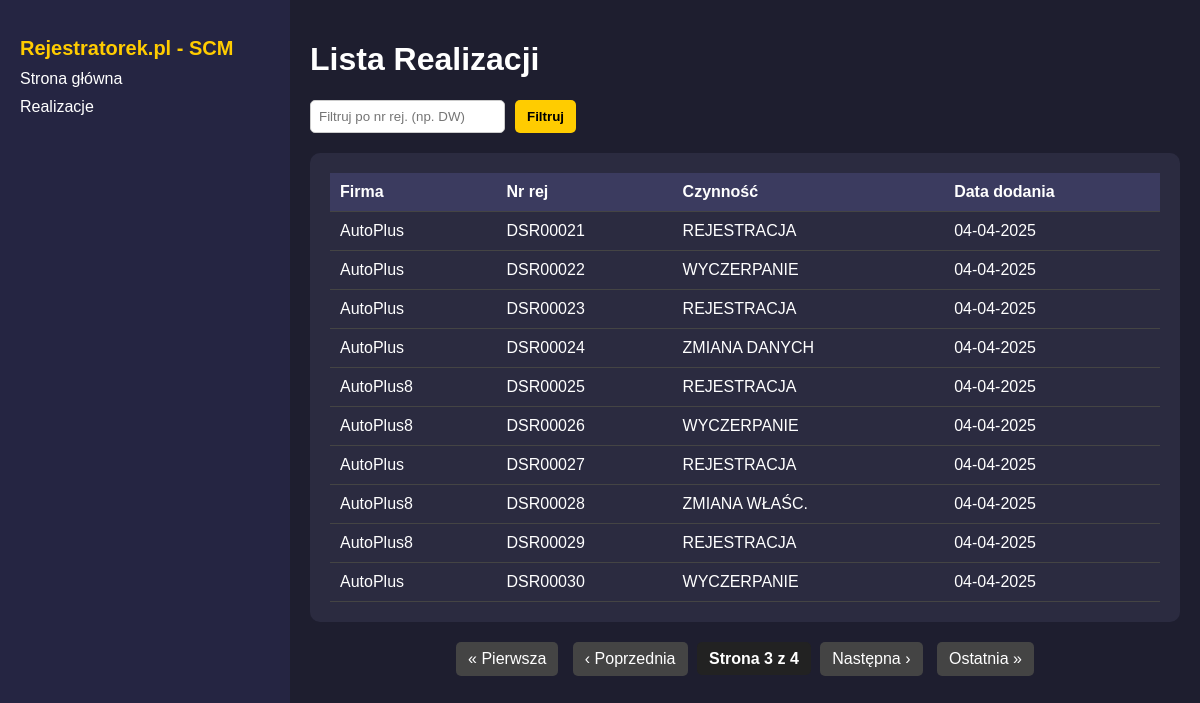
/realizacje/?page=3, run on the app's committed database.
### rej_app/models.py (models this page shows, shortened)
class Realizacja(models.Model):
    rejestrator = models.ForeignKey(Rejestrator, on_delete=models.CASCADE, null=True)
    numer_rejestracyjny = models.CharField(max_length=50)
    numer_umowy = models.CharField(max_length=50)
    rodzaj_sprawy = models.CharField(max_length=100)
    grupa_spraw = models.CharField(max_length=100)
    data_dodania = models.DateTimeField(auto_now_add=True)
    class Meta:
        unique_together = [
            ['numer_rejestracyjny', 'rejestrator', 'rodzaj_sprawy']
    ]

class Rejestrator(models.Model):
    numer_rejestracyjny = models.CharField(max_length=50)
    rejestrator = models.CharField(max_length=100)
    miasto = models.CharField(max_length=100)
    email = models.CharField(max_length=500)
    telefon = models.CharField(max_length=100)
    adres = models.CharField(max_length=300)
    def __str__(self):
        return self.rejestrator

### rej_app/views.py (the view)
# urls.py: path("realizacje/", realizacje_lista, name="realizacje_lista"),
def realizacje_lista(request):
    filter_value = request.GET.get("filter", "").upper()
    realizacje = Realizacja.objects.all().order_by("numer_rejestracyjny")
    if filter_value:
        realizacje = realizacje.filter(numer_rejestracyjny__startswith=filter_value)
    paginator = Paginator(realizacje, 10)
    page_number = request.GET.get("page")
    realizacje_page = paginator.get_page(page_number)
    return render(request, "realizacje.html", {"realizacje": realizacje_page, "filter_value": filter_value})

### rej_app/templates/realizacje.html (shortened to what this page needs)
{% load static %}
<!DOCTYPE html>
<html lang="pl">
<head>
    <link rel="stylesheet" href="{% static 'css/style.css' %}">
</head>
<body>
    <div class="container">
        <div class="sidebar">
            <h2>Rejestratorek.pl - SCM</h2>
            <a href="{% url 'sprawdz_formularz' %}">Strona główna</a>
            <a href="{% url 'realizacje_lista' %}" class="active">Realizacje</a>
        </div>
        <div class="content">
            <h1>Lista Realizacji</h1>
            <form method="get" class="filter-form">
                <input type="text" name="filter" placeholder="Filtruj po nr rej. (np. DW)" value="{{ request.GET.filter }}">
                <button type="submit">Filtruj</button>
            </form>
            <div class="table-container">
                <table>
                    <thead>
                        <tr>
                            <th>Firma</th>
                            <th>Nr rej</th>
                            <th>Czynność</th>
                            <th>Data dodania</th>
                        </tr>
                    </thead>
                    <tbody>
                        {% for r in realizacje %}
                        <tr>
                            <td>{{ r.rejestrator }}</td>
                            <td>{{ r.numer_rejestracyjny }}</td>
                            <td>{{ r.rodzaj_sprawy }}</td>
                            <td>{{ r.data_dodania|date:"d-m-Y" }}</td>
                        </tr>
                        {% empty %}
                        <tr><td colspan="4">Brak realizacji.</td></tr>
                        {% endfor %}
                    </tbody>
                </table>
            </div>
            <div class="pagination">
                {% if realizacje.has_previous %}
                    <a href="?page=1{% if request.GET.filter %}&filter={{ request.GET.filter }}{% endif %}">« Pierwsza</a>
                    <a href="?page={{ realizacje.previous_page_number }}{% if request.GET.filter %}&filter={{ request.GET.filter }}{% endif %}">‹ Poprzednia</a>
                {% endif %}
                <span>Strona {{ realizacje.number }} z {{ realizacje.paginator.num_pages }}</span>
                {% if realizacje.has_next %}
                    <a href="?page={{ realizacje.next_page_number }}{% if request.GET.filter %}&filter={{ request.GET.filter }}{% endif %}">Następna ›</a>
                    <a href="?page={{ realizacje.paginator.num_pages }}{% if request.GET.filter %}&filter={{ request.GET.filter }}{% endif %}">Ostatnia »</a>
                {% endif %}
            </div>
        </div>
    </div>
</body>
</html>

### rej_app/static/css/style.css (style rules this page uses)
body { background-color: #1e1e2f; color: #fff; font-family: Arial, sans-serif; margin: 0; padding: 0; }
.container { display: flex; height: 100vh; }
.sidebar { width: 250px; background-color: #252542; padding: 20px; }
.sidebar h2 { font-size: 20px; margin-bottom: 10px; color: #ffcc00; }
.sidebar a { color: #fff; text-decoration: none; display: block; margin: 10px 0; }
.content { flex-grow: 1; padding: 20px; }
.table-container { background-color: #2b2b40; padding: 20px; border-radius: 10px; }
table { width: 100%; border-collapse: collapse; }
th, td { padding: 10px; text-align: left; border-bottom: 1px solid #444; }
th { background-color: #3b3b5f; }
.filter-form { margin-bottom: 20px; display: flex; gap: 10px; }
.filter-form input { padding: 8px; border: 1px solid #ccc; border-radius: 5px; }
.filter-form button { padding: 8px 12px; background-color: #ffcc00; color: black; border: none; border-radius: 5px; font-weight: bold; cursor: pointer; }
.pagination { margin-top: 20px; text-align: center; }
.pagination a { display: inline-block; padding: 8px 12px; margin: 0 5px; text-decoration: none; background-color: #444; color: white; border-radius: 5px; }
.pagination span { font-weight: bold; padding: 8px 12px; background-color: #222; color: #fff; border-radius: 5px; }

### data on the page
Realizacja: rejestrator "AutoPlus", numer_rejestracyjny "DSR00021", rodzaj_sprawy "REJESTRACJA", data_dodania "04-04-2025"
Realizacja: rejestrator "AutoPlus", numer_rejestracyjny "DSR00022", rodzaj_sprawy "WYCZERPANIE", data_dodania "04-04-2025"
Realizacja: rejestrator "AutoPlus", numer_rejestracyjny "DSR00023", rodzaj_sprawy "REJESTRACJA", data_dodania "04-04-2025"
Realizacja: rejestrator "AutoPlus", numer_rejestracyjny "DSR00024", rodzaj_sprawy "ZMIANA DANYCH", data_dodania "04-04-2025"
Realizacja: rejestrator "AutoPlus8", numer_rejestracyjny "DSR00025", rodzaj_sprawy "REJESTRACJA", data_dodania "04-04-2025"
Realizacja: rejestrator "AutoPlus8", numer_rejestracyjny "DSR00026", rodzaj_sprawy "WYCZERPANIE", data_dodania "04-04-2025"
Realizacja: rejestrator "AutoPlus", numer_rejestracyjny "DSR00027", rodzaj_sprawy "REJESTRACJA", data_dodania "04-04-2025"
Realizacja: rejestrator "AutoPlus8", numer_rejestracyjny "DSR00028", rodzaj_sprawy "ZMIANA WŁAŚC.", data_dodania "04-04-2025"
Realizacja: rejestrator "AutoPlus8", numer_rejestracyjny "DSR00029", rodzaj_sprawy "REJESTRACJA", data_dodania "04-04-2025"
Realizacja: rejestrator "AutoPlus", numer_rejestracyjny "DSR00030", rodzaj_sprawy "WYCZERPANIE", data_dodania "04-04-2025"

### other printed values
{{ realizacje.number }} "3"
{{ realizacje.paginator.num_pages }} "4"
